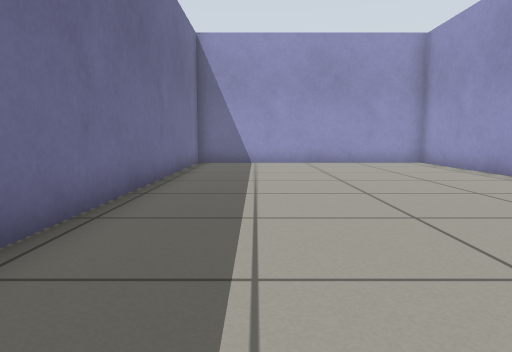
view 1 (above)

18 first-person views from a walk through a world built for the Gazebo simulator. The camera is 0.5 m above the floor, tilts 6° down and sees 70° across. The floor is counted in squares, 0.5 m on a side. Each view is taken from the middle of a square. On the plan, view 1 faces up. The plan holds only what a view shows up to about 13 squares ahead; the rest is blank.

view 2
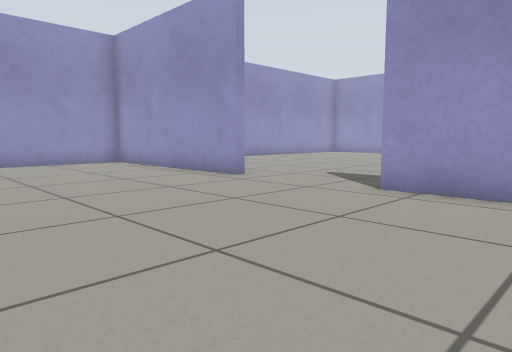

view 3
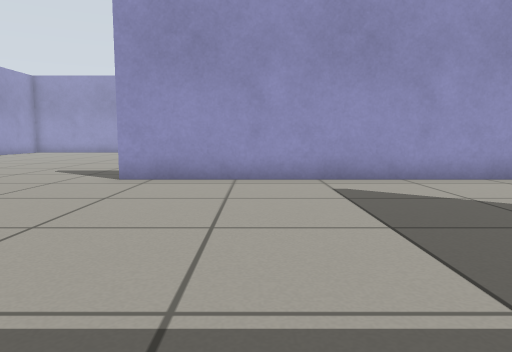

view 4
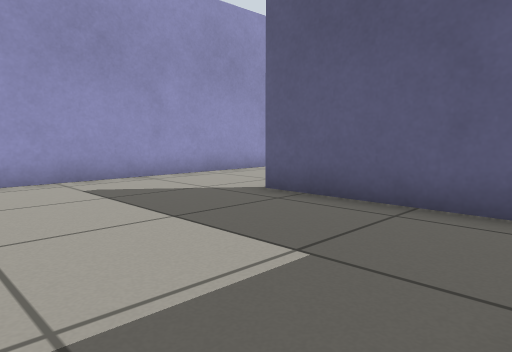

view 5
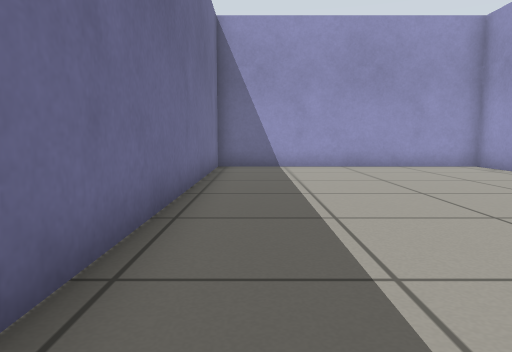

view 6
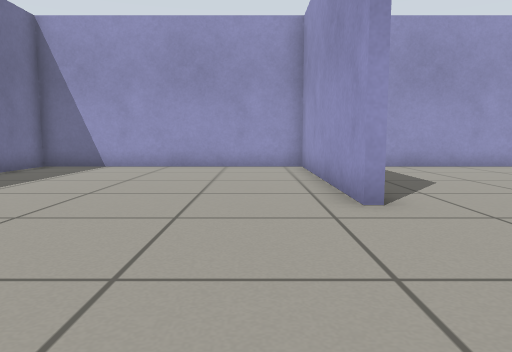

view 7
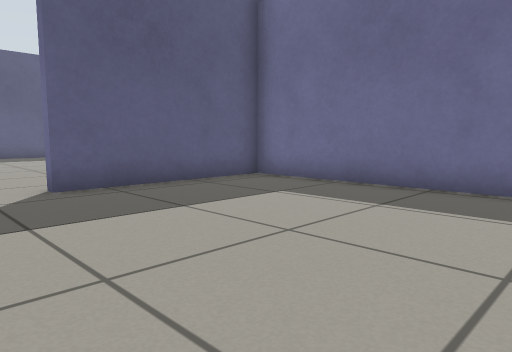

view 8
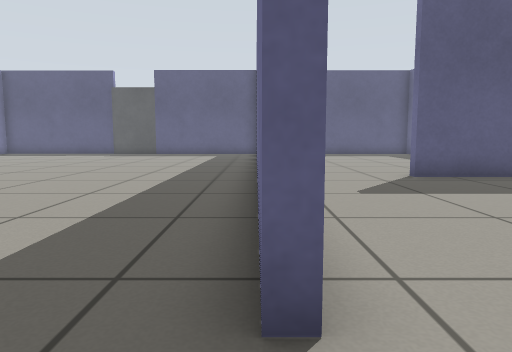

view 9
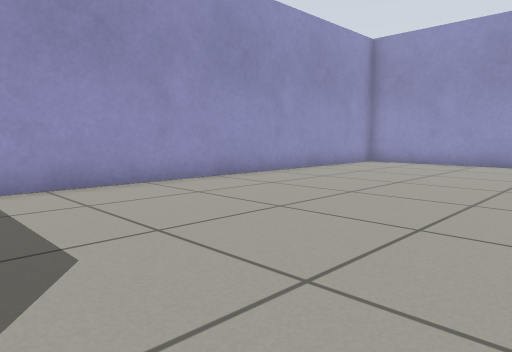

view 10
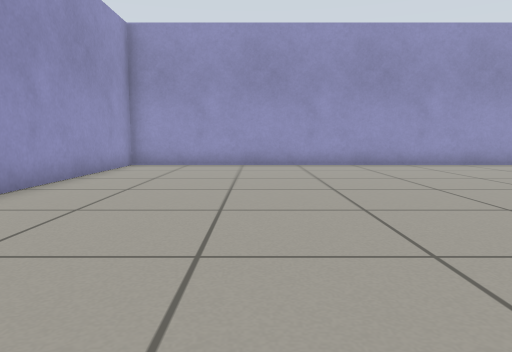

view 11
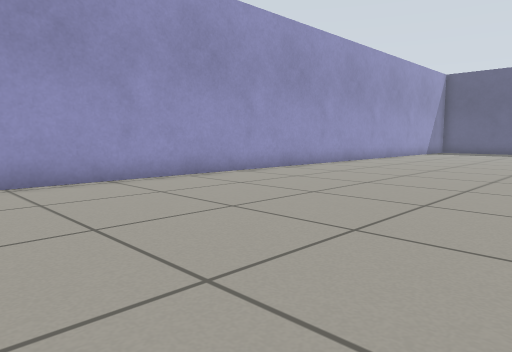

view 12
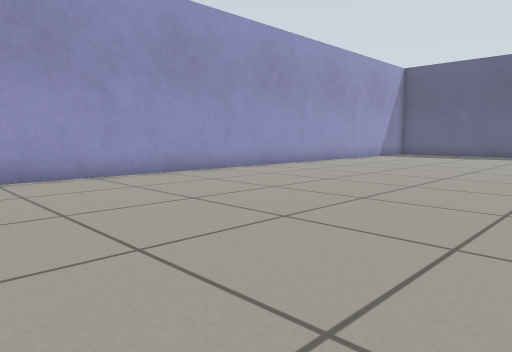

view 13
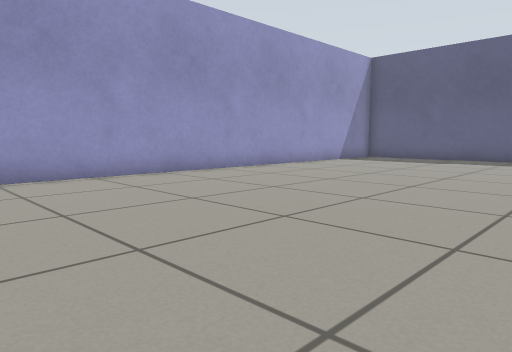

view 14
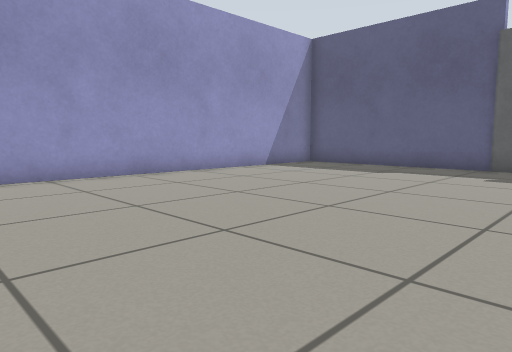

view 15
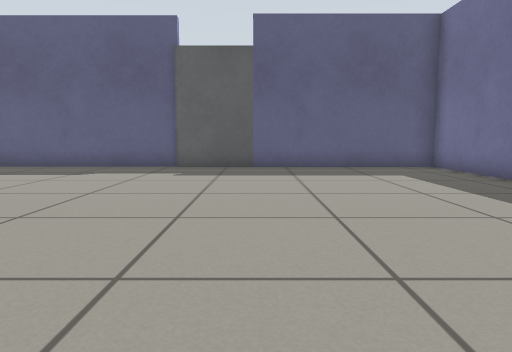

view 16
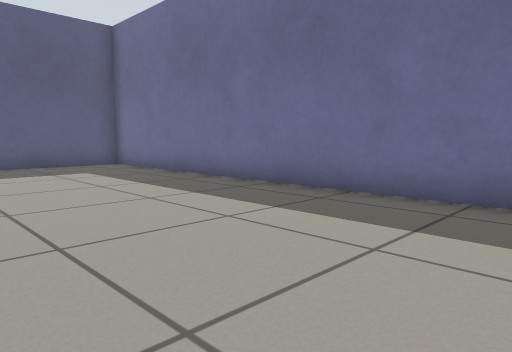

view 17
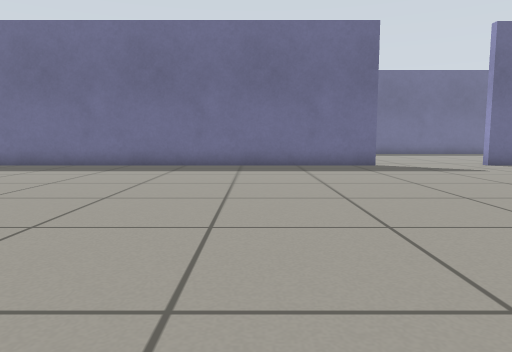

view 18
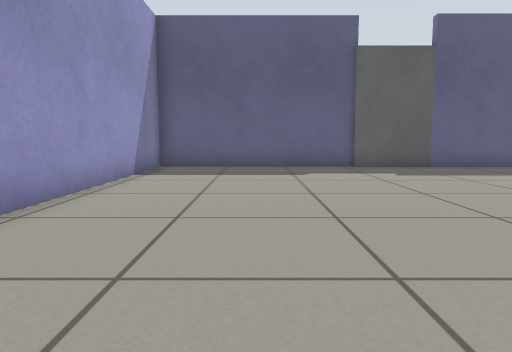

### Floor plan
Points are (right, up) in squares from view 1. A wall is a line through its corners. A room is listed if a view was taken in it or the views show most of it. See-through windows are left out.
Room 1 (views 1, 2, 3, 4, 5, 6, 7)
walls: (6.7, 7.3) (6.7, 14.5) (-2.3, 14.5) (-2.3, 3.2); (-2.3, 1.8) (-2.3, -4.2) (3, -4.2); (6.7, -3.5) (6.7, 3.4)
ways out: opening at (7, 5.5) to room 2; opening at (4.5, -4)
Room 2 (views 8, 9, 10, 11, 12, 13, 14, 15, 16, 17, 18)
walls: (7, 3.4) (7, -17.4) (12.6, -17.4); (7, 8.1) (7, 7.3) (6.7, 7.3); (15.6, -17.5) (22.3, -17.5) (22.3, 14.5) (9.2, 14.5)
ways out: opening at (7, 5.5) to room 1
objects: door leaf (13, -18) to (15, -18)

Where each view was taken, in squares from view 1:
view 1: 0 up, 0 right, facing up
view 2: 0 up, 0 right, facing up-right
view 3: 0 up, 2 left, facing right
view 4: 1 up, 2 left, facing down-right
view 5: 2 up, 1 left, facing up
view 6: 2 up, 5 right, facing up
view 7: 3 up, 5 right, facing down-left
view 8: 5 up, 7 right, facing down
view 9: 7 up, 8 right, facing up-right
view 10: 10 up, 9 right, facing right
view 11: 8 up, 14 right, facing down-right
view 12: 4 up, 13 right, facing down-right
view 13: 0 up, 13 right, facing down-right
view 14: 5 down, 13 right, facing down-right
view 15: 5 down, 13 right, facing down
view 16: 4 down, 13 right, facing down-left
view 17: 1 down, 20 right, facing left
view 18: 5 down, 19 right, facing down
